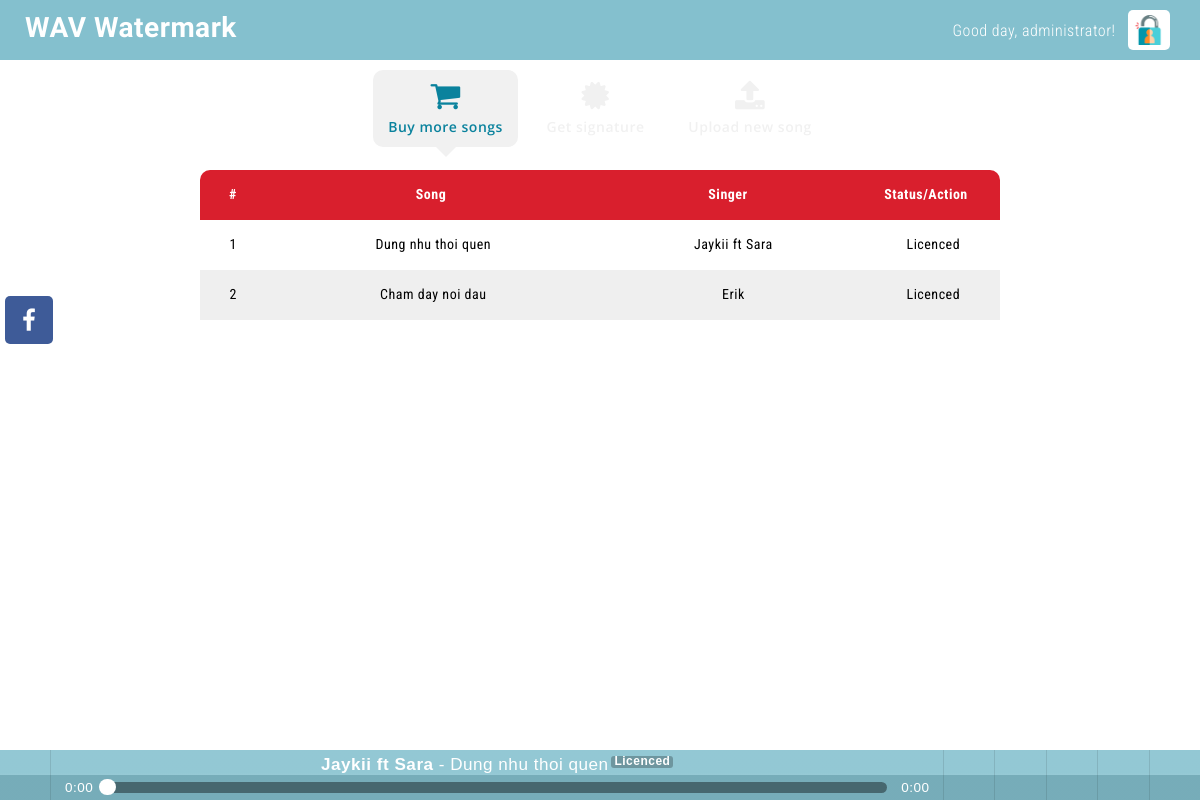
/ (signed in), run on the app's committed database.
### tables this page shows
CREATE TABLE `siteinfo` (
  `companyname` varchar(128) NOT NULL,
  `slogan` varchar(256) DEFAULT NULL,
  `seokeywords` varchar(128) DEFAULT NULL,
  `seodescription` varchar(256) DEFAULT NULL,
  `facebook` varchar(128) DEFAULT NULL,
  `logo` varchar(32) NOT NULL,
  `copyright` varchar(128) NOT NULL,
  `copyright_ln2` varchar(128) DEFAULT NULL
);

CREATE TABLE `multimedia` (
  `id` varchar(64) NOT NULL,
  `parentid` varchar(64) DEFAULT NULL,
  `song` varchar(256) DEFAULT NULL,
  `singer` varchar(128) DEFAULT NULL,
  `url` varchar(256) NOT NULL,
  `type` varchar(32) NOT NULL,
  `owner` varchar(32) NOT NULL
);

### index.php (the view, shortened to what this page needs)
<!DOCTYPE html>
<html>
	<?php
		include "connectdb.php";
		$qr = $conn->prepare("select siteinfo.companyname as companyname, siteinfo.slogan as slogan, siteinfo.seokeywords as seokeywords, siteinfo.seodescription as seodescription, siteinfo.facebook as facebook, multimedia.url as logo, siteinfo.copyright as copyright, siteinfo.copyright_ln2 as copyright_ln2 from siteinfo, multimedia where siteinfo.logo = multimedia.id limit 1;");
		$qr->execute();
		$rs_siteinfo = $qr->fetch();
		if (isset($_SESSION['user'])){
			$qr = $conn->prepare("select permission from user where id = '" . $_SESSION['user'] .  "';");
			$qr->execute();
			$rs_mypermission = $qr->fetch();
			$qr = $conn->prepare("select id, song, singer from multimedia where type = 'music' and owner = '" . $_SESSION['user'] .  "';");
			$qr->execute();
			$rs_myplaylist = $qr->fetchAll();
		}
		$qr = $conn->prepare("select id, song, singer from multimedia where type = 'music' and owner = 'administrator';");
		$qr->execute();
		$rs_allsongs = $qr->fetchAll();
	?>
	<head>
		<link rel="stylesheet" href="https://maxcdn.bootstrapcdn.com/bootstrap/3.3.7/css/bootstrap.min.css" />
		<link rel="stylesheet" href="https://cdnjs.cloudflare.com/ajax/libs/font-awesome/4.7.0/css/font-awesome.min.css" />
		<link rel="stylesheet" href="animate.css" />
		<link rel="stylesheet" href="soundmanager2/css/bar-ui.css">
		<link rel="stylesheet" href="style.css" />
	</head>
	<body>
		<section class="navbar">
		    <div class="container">
				<div class="navbar-header">
					<a class="navbar-brand navbar-brand-image" href="/" title="<?php echo ($rs_siteinfo['companyname']); ?>"><?php echo ($rs_siteinfo['companyname']); ?></a>
				</div>
				<?php
					if (isset($_SESSION['user'])){
						echo "<a id=\"goto-login\" href=\"logout.php\" title=\"Sign out\"><img src=\"picture/goto-login.png\"/></a>";
						echo "<p id=\"username\">Good day, " . $_SESSION['user'] . "!</p>";
					}
					else{
						echo "<a id=\"goto-login\" href=\"login.php\" title=\"Sign in\"><img src=\"picture/goto-login.png\"/></a>";
					}
				?>
		    </div>
		</section>
		<section class="mainbar">
		    <div class="container">
		      	<ul class="nav mainbar-list wow fadeInDown" data-wow-duration="0.5s">
		        	<li id="buy-more-song" class="active">
		          		<a class="highlight" href="#buymoresong" title="Buy more songs">
		            		<i class="fa fa-shopping-cart"></i> Buy more songs
		          		</a>
		       		</li>
		       		<li id="get-signature">
		          		<a href="#getsignature" title="Get signature">
		            		<i class="fa fa-certificate"></i> Get signature
		          		</a>
		       		</li>
		       		<?php
		       			if (isset($rs_mypermission['permission'])){
		       				if ($rs_mypermission['permission'] == "admin"){
					       		echo "<li id=\"upload-new-song\">
					          		<a href=\"#uploadnewsong\" title=\"Upload new song\">
					            		<i class=\"fa fa-upload\"></i> Upload new song
					          		</a>
					       		</li>";
				       		}
		       			}
		       		?>
		      </ul>
		    </div>
		</section>
		<div class="mycontent">
			<table class="songstable">
				<thead>
					<tr>
						<th class="col-xs-1">#</th>
						<th class="col-xs-5">Song</th>
						<th class="col-xs-4">Singer</th>
						<th class="col-xs-2">Status/Action</th>
					</tr>
				</thead>
				<tbody class="songstable_scrollbar">
					<?php
						$i = 1;
						foreach ($rs_allsongs as $key => $value) {
							echo "<tr class=\"" . ($i % 2 ? "odd" : "even") . "\">
									<td class=\"col-xs-1\">" . $i . "</td>
									<td class=\"col-xs-5\">" . $value['song'] . "</td>
									<td class=\"col-xs-4\">" . $value['singer'] . "</td>
									<td class=\"col-xs-2\">";
							if (isset($_SESSION['user'])){
								$qr = $conn->prepare("select id from multimedia where type = 'music' and owner = '" . $_SESSION['user'] .  "' and parentid = '" . $value['id'] . "' limit 1;");
								$qr->execute();
								$rs_isLicenced = $qr->fetch();
								if ($rs_isLicenced['id'] == ""){
									echo "<button id=\"" . $value['id'] . "\" class=\"btn btn-danger btn-mini btnbuysong\"><i class=\"fa fa-shopping-cart\"></i></button>";
								}
								else{
									echo "Licenced";
								}
							}
							else{
								echo "Please login";
							}
							echo "	</td>
								</tr>";
							$i++;
						}
					?>
				</tbody>
			</table>
		</div>
		<div class="sm2-bar-ui full-width fixed">
 			<div class="bd sm2-main-controls">
				<div class="sm2-inline-gradient"></div>
  				<div class="sm2-inline-element sm2-button-element">
					<div class="sm2-button-bd">
						<a href="#play" class="sm2-inline-button sm2-icon-play-pause">Play / pause</a>
					</div>
  				</div>
  				<div class="sm2-inline-element sm2-inline-status">
					<div class="sm2-playlist">
						<div class="sm2-playlist-target">
						</div>
					</div>
					<div class="sm2-progress">
						<div class="sm2-row">
							<div class="sm2-inline-time">0:00</div>
							<div class="sm2-progress-bd">
								<div class="sm2-progress-track">
									<div class="sm2-progress-ball"><div class="icon-overlay"></div></div>
								</div>
							</div>
							<div class="sm2-inline-duration">0:00</div>
						</div>
					</div>
				</div>
				<div class="sm2-inline-element sm2-button-element sm2-volume">
					<div class="sm2-button-bd">
						<a href="#volume" class="sm2-inline-button sm2-volume-control">volume</a>
					</div>
				</div>
				<div class="sm2-inline-element sm2-button-element">
					<div class="sm2-button-bd">
						<a href="#prev" title="Previous" class="sm2-inline-button sm2-icon-previous">&lt; previous</a>
					</div>
				</div>
				<div class="sm2-inline-element sm2-button-element">
					<div class="sm2-button-bd">
						<a href="#next" title="Next" class="sm2-inline-button sm2-icon-next">&gt; next</a>
					</div>
				</div>
				<div class="sm2-inline-element sm2-button-element">
					<div class="sm2-button-bd">
						<a href="#repeat" title="Repeat playlist" class="sm2-inline-button sm2-icon-repeat">&infin; repeat</a>
					</div>
				</div>
				<div class="sm2-inline-element sm2-button-element sm2-menu">
					<div class="sm2-button-bd">
						<a href="#menu" class="sm2-inline-button sm2-icon-menu">menu</a>
					</div>
				</div>
			</div>
			<div class="bd sm2-playlist-drawer sm2-element">
  				<div class="sm2-playlist-wrapper">
	    			<ul class="sm2-playlist-bd">
	    				<?php
	    					if (isset($_SESSION['user'])){
		    					foreach ($rs_myplaylist as $key => $value){
					 				echo "<li>
											<div class=\"sm2-row\">
												<div class=\"sm2-col sm2-wide\">
													<a href=\"http://docs.google.com/uc?export=open&id=" . $value['id'] . "&type=.wav\"><b>" . $value['singer'] . "</b> - " . $value['song'] . "<span class=\"label\">Licenced</span></a>
												</div>
												<div class=\"sm2-col\">
													<a href=\"http://docs.google.com/uc?export=open&id=" . $value['id'] . "\" target=\"_blank\" title=\"Download this song\" class=\"sm2-icon sm2-music sm2-exclude\">Download this song</a>
												</div>
											</div>
										</li>";
				 				}
			 				}
						?>
    				</ul>
  				</div>
 			</div>
		</div>
	  	<div class="social-bar">
		    <a target="_blank" href="<?php echo ($rs_siteinfo['facebook']); ?>" title="Visit my Facebook" class="social-bar-facebook"><i class="fa fa-facebook"></i></a>
	  	</div>
	</body>
</html>

### style.css (style rules this page uses)
html, body { height: 100%; font-family: 'Roboto Condensed', sans-serif; font-size:14px; color: #333; letter-spacing: 0.5px; }
body { background: url("picture/bg-body.jpg") fixed no-repeat; background-size: cover; }
a { text-decoration: none; }
p { margin: 0px; }
.navbar { position: fixed; z-index: 1001; top: 0px; left: 0px; margin: 0px; width: 100%; height: 60px; min-height: 60px; background: rgba(10, 130, 157, 0.5); background-size: cover; background-repeat: none; border-radius: 0px; border: none; }
.navbar .container { height: 100%; }
.navbar-header { float: left; height: 100%; margin: 0px; padding: 0px; }
.navbar-brand { height: 100%; margin: 0px; margin-top: 18px; padding: 0px; padding-left: 10px; font-family: 'Oregano', cursive; font-size: 28px; font-weight: 600; color: #fff; white-space: nowrap; }
#username { float: right; margin-right: 12px; margin-top: 20px; font-size: 16px; font-weight: 300; color: #fff; cursor: default; }
#goto-login { float: right; margin: 0px; margin-top: 10px; padding: 5px; background-color: #FFF; border-radius: 5px; overflow: hidden; }
#goto-login img { height: 30px; margin: 0px; margin-right: 2.5px; }
.mainbar { position: fixed; top: 60px; left: 0px; margin: 0px; padding: 0px; width: 100%; height: auto; text-align: center; }
.mainbar-list { padding: 10px; padding-bottom: 20px; }
.mainbar-list li { height: 100%; min-width: 100px; margin: 0px 5px; display: inline-block; }
.mainbar-list li a { display: block; font-family: 'Open Sans', Verdana, Helvetica, sans-serif; font-weight: 600; transition: all 0.1s ease; -webkit-transition: all 0.1s ease; -moz-transition: all 0.1s ease; -o-transition: all 0.1s ease; }
.mainbar-list li:not(.active) a { color: #f1f1f1; }
.mainbar-list li.active a { background-color: #f1f1f1; border-radius: 10px; color: #0a829d; }
.mainbar-list li.active a:after { position: absolute; top: 100%; left: 50%; margin-left: -10px; border-left: 10px solid transparent; border-right: 10px solid transparent; border-top: 10px solid transparent; border-top-color: #f1f1f1; content: ''; display: inline-block; }
.mainbar-list a i { display: block; margin-bottom: 5px; font-size: 32px; }
.highlight { -webkit-animation: colorchange 10s infinite alternate; }
.mycontent { position: fixed; z-index: 1001; top: 170px; left: 50%; transform: translateX(-50%) !important; width: 800px; height: 500px; background-color: rgba(255, 255, 255, 0.8); border-radius: 10px; overflow: hidden; }
.songstable { width: 100%; }
.songstable thead { width: 100%; }
.songstable tbody { width: 100%; height: 500px; overflow-y: scroll; }
.songstable thead tr { width: 99%; }
.songstable tr { width: 100%; }
.songstable thead, .songstable tbody, .songstable tr, .songstable td, .songstable th { display: inline-block; }
.songstable thead { background: #d91f2d; color: #fff; }
.songstable tbody td, .songstable thead > tr> th { float: left; border-bottom-width: 0; }
.songstable>tbody>tr>td, .songstable>tbody>tr>th, .songstable>tfoot>tr>td, .songstable>tfoot>tr>th, .songstable>thead>tr>td, .songstable>thead>tr>th { padding: 8px; height: 50px; text-align: center; line-height: 32px; }
.odd { background: #fff; color: #000; }
.even { background: #efefef; color: #000; }
.sm2-bar-ui { z-index: 1002 !important; font-size: 18px; }
.sm2-bar-ui .sm2-main-controls, .sm2-bar-ui .sm2-playlist-drawer { background-color: rgba(10, 130, 157, 0.5); }
.social-bar { position: fixed; z-index: 1002; left: 5px; top: 40%; transform: translateY(-50%); }
.social-bar a, .social-bar span { position: relative; width: 48px; height: 48px; margin-top: 5px; margin-bottom: 5px; padding: 0px; outline: none; border: none; border-radius: 5px; font-size: 24px; color: #fff; display: block; transition: all 0.1s ease; -webkit-transition: all 0.1s ease; -moz-transition: all 0.1s ease; -o-transition: all 0.1s ease; }
.social-bar a .fa, .social-bar span .fa { position: absolute; top: 50%; left: 50%; transform: translate(-50%, -50%) !important; }
.social-bar-facebook { background: #3e5b98; }

### data on the page
siteinfo: companyname "WAV Watermark"
multimedia: song "Dung nhu thoi quen", singer "Jaykii ft Sara", shows "Licenced"
multimedia: song "Cham day noi dau", singer "Erik", shows "Licenced"

### other printed values
$_SESSION['user'] "administrator"
